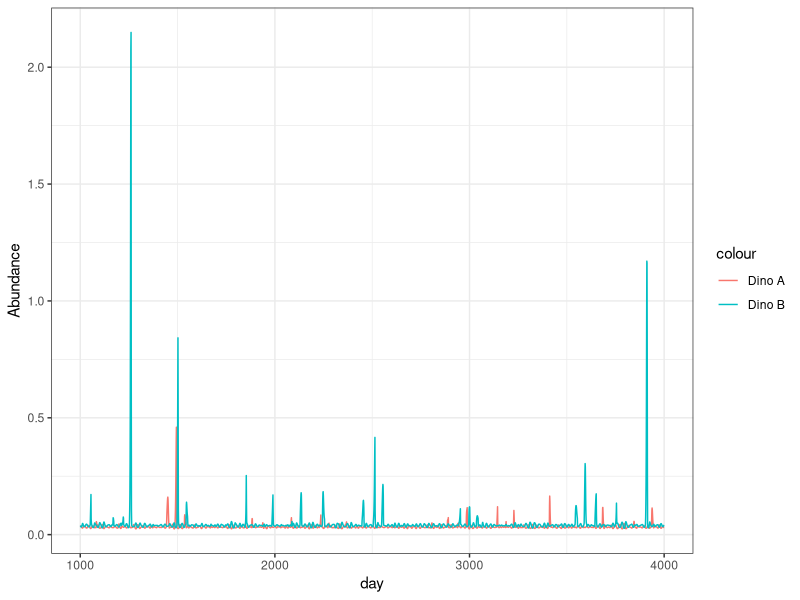
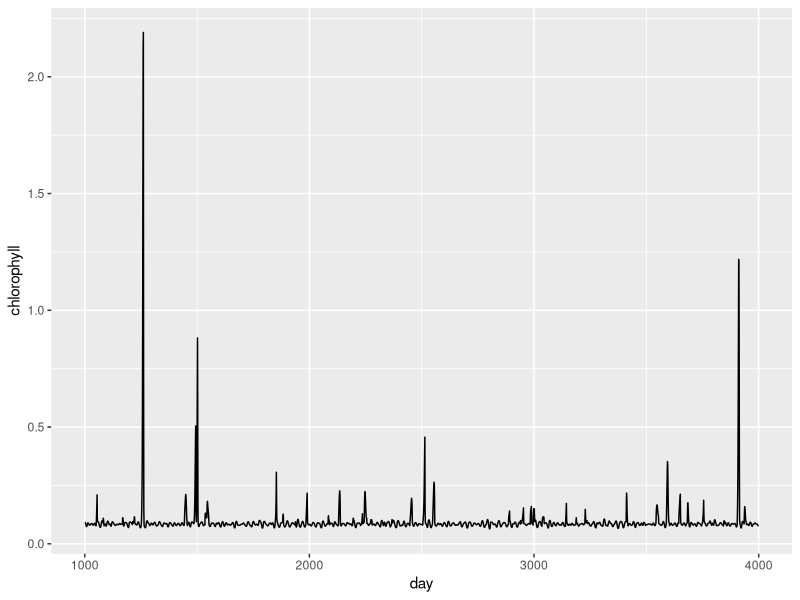
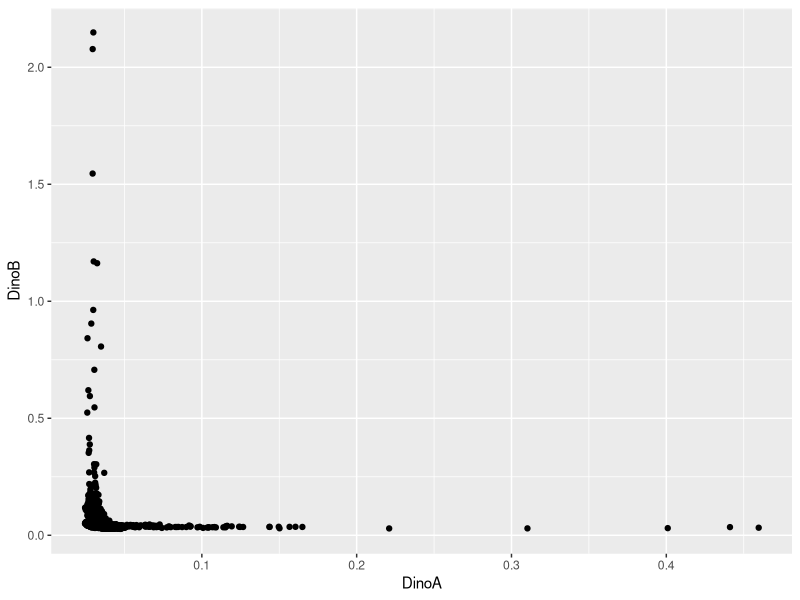

Reproduce these figures in R, in order.
## ---- chunk 1
knitr::opts_chunk$set(echo = TRUE)
library('deSolve')
library('dplyr')
library('ggplot2')

set.seed(46892013)
## ---- chunk 2
params_original <- list(d = 0.11, m1 = 0.71, m2 = 0.43, a1 = 1, a2 = .85, R2 = 5)
# params <- list(dA = 0.11, dB = 0.12, mCynB = 0.71, mDinoA = 0.43, mDinoB = 0.41, 
#                 aCynB = 1, aDinoA = .85, aDinoB = .82, RCynB = .8, RDinoA = 5, RDinoB = 4.8,
#                 mld_critA = 22, mld_critB = 19)
# 
params <- list(dA = 0.11, dB = 0.14, mCynB = 0.71, mDinoA = 0.43, mDinoB = 0.38, 
                aCynB = 1, aDinoA = .85, aDinoB = .82, RCynB = .8, RDinoA = 5, RDinoB = 5.5,
                mld_critA = 10, mld_critB = 19)

## ---- chunk 3
state_vars <- c('NAdeep','NAeuph','NBdeep','NBeuph','CynB','DinoA','DinoB','QNA','QNB')
## ---- chunk 4
En_freq <- 15
EA_phases <-  runif(En_freq,0,2)
EA_amps <- seq(from=.5,to=1.5,length.out=En_freq)
EA_Ts <- seq(125,270,length.out = En_freq)*2

fEA <- function(ts) vapply(ts,function(t) {50 - sum( sapply(1:En_freq, function(i) 50*EA_amps[i]*sinpi(t/(EA_Ts[i])+EA_phases[i])^4/sum(EA_amps)) )
},1)

EB_phases <-  runif(En_freq,0,2)
EB_amps <- seq(from=.5,to=1.5,length.out=En_freq)
EB_Ts <- seq(100,250,length.out = En_freq)*2
fEB <- function(ts) vapply(ts,function(t) {50 - sum( sapply(1:En_freq, function(i) 50*EB_amps[i]*sinpi(t/(EB_Ts[i])+EB_phases[i])^4/sum(EB_amps)) )
},1)
## ---- chunk 5
n_freq <- 10

QA_phases <-  runif(n_freq,0,2)
QA_amps <- seq(from=.75,to=1.25,length.out=n_freq)
QA_Ts <- seq(55,120,length.out = n_freq)*2

fQA <- function(t) 10*(sum( sapply(1:n_freq, function(i){
  QA_amps[i]*sinpi(t/QA_Ts[i]+QA_phases[i])^2/sum(QA_amps)
  })))^2


QB_phases <- runif(n_freq,0,2)
QB_amps <- seq(from=.75,to=1.5,length.out=n_freq)
QB_Ts <- seq(75,130,length.out = n_freq)*2
fQB <- function(t) 10*(sum( sapply(1:n_freq, function(i){
  QB_amps[i]*sinpi(t/QB_Ts[i]+QB_phases[i])^2/sum(QB_amps)
})))^2

# fQB <- function(t) 0
## ---- chunk 6
### WITH THRESHOLD
dNAdeep <- function(t,x,params){with( c(x,params), 
                                      if(fEA(t) < mld_critA){
                                        return(dA*(fQA(t) - NAdeep) - aDinoA*NAdeep*DinoA/(RDinoA + NAdeep))
                                      }else{
                                        return(dA*(fQA(t) - NAdeep))
                                      }
)}
dNAeuph <- function(t,x,params){with( c(x,params),
                                      if(fEA(t) < mld_critA){
                                        return( dA*(NAdeep - NAeuph) - 
                                                  aCynB*NAeuph*CynB/(RCynB + NAeuph + NBeuph) )
                                      }else{
                                        return( dA*(NAdeep - NAeuph) - 
                                                  aCynB*NAeuph*CynB/(RCynB + NAeuph + NBeuph) - 
                                                  aDinoA*NAeuph*DinoA/(RDinoA + NAeuph) )
                                      }
)}


dNBdeep <- function(t,x,params){with( c(x,params), 
                                      if(fEB(t) < mld_critB){
                                        return(dB*(fQB(t) - NBdeep) - aDinoB*NBdeep*DinoB/(RDinoB + NBdeep))
                                      }else{
                                        return(dB*(fQB(t) - NBdeep))
                                      }
)}
dNBeuph <- function(t,x,params){with( c(x,params),
                                      if(fEB(t) < mld_critB){
                                        return( dB*(NBdeep - NBeuph) - 
                                                  aCynB*NBeuph*CynB/(RCynB + NAeuph + NBeuph) )
                                      }else{
                                        return( dB*(NBdeep - NBeuph) - 
                                                  aCynB*NBeuph*CynB/(RCynB + NAeuph + NBeuph) - 
                                                  aDinoB*NBeuph*DinoB/(RDinoB + NBeuph) )
                                      }
)}
                                      


dDinoA <-  function(t,x,params){with( c(x,params), 
                                      if(fEB(t) < mld_critA){
                                        return(aDinoA*NAdeep*DinoA/(RDinoA + NAdeep) - 
                                                 (mDinoA)*DinoA + 0.01)
                                      }else{
                                        return( aDinoA*NAeuph*DinoA/(RDinoA + NAeuph) - 
                                                  (mDinoA)*DinoA + 0.01)
                                        
                                      }
)}
dDinoB <- function(t,x,params){with( c(x,params), 
                                     if(fEA(t) < mld_critB){
                                       return(aDinoB*NBdeep*DinoB/(RDinoB + NBdeep) - 
                                                (mDinoB)*DinoB + 0.01)
                                     }else{
                                       return( aDinoB*NBeuph*DinoB/(RDinoB + NBeuph) - 
                                                 (mDinoB)*DinoB + 0.01)
                                     }
                                     
)}
dCynB <-  function(t,x,params){with( c(x,params), 
                                   aCynB*(NAeuph + NBeuph)*CynB/(RCynB + NAeuph + NBeuph) - 
                                     (mCynB)*CynB + 0.01
)}
## ---- chunk 7
dF <- function(t,x,params = params) {
  
  out <- c(
    NAdeep <- dNAdeep(t,x,params),
    NAeuph <- dNAeuph(t,x,params),
    NBdeep <- dNBdeep(t,x,params),
    NBeuph <- dNBeuph(t,x,params),
    CynB <- dCynB(t,x,params),
    DinoA <- dDinoA(t,x,params),
    DinoB <- dDinoB(t,x,params)
    )

  return(list(out))
}
## ---- chunk 8
burn <- 1000
ts_length <- 3000
tau <- 10
ts <- seq(1,burn+ts_length)*tau

params$mld_critA <- quantile(vapply(ts,fEA,1),0.05)
params$mld_critB <- quantile(vapply(ts,fEB,1),0.06)

## ---- chunk 9
x0 <- c(NAdeep=2,NAeuph=2,NBdeep=.5,NBeuph=.5,CynB=.1,DinoA=.2,DinoB=.05)



block_raw <- ode(y = x0,times = ts,func = dF,parms = params)
## ---- chunk 10
df_model <- as.data.frame(block_raw)
names(df_model) <- c('day',names(x0))

df_model <- df_model %>%
  filter(day > burn*10) %>%
  mutate(mld = fEA(day)) %>%
  mutate(wind = fEB(day)) %>%
  filter(day %% 10 == 0) %>%
  mutate(day = day/10)

## ---- chunk 11
ggplot(df_model,aes(x=day)) + geom_line(aes(y=DinoA,col='Dino A')) + geom_line(aes(y=DinoB,col='Dino B')) + theme_bw() + labs(y='Abundance')
## ---- chunk 12
ggplot(df_model,aes(x=day,y=DinoA+DinoB+.02*CynB)) + geom_line() + labs(y='chlorophyll')
## ---- chunk 13
ggplot(df_model,aes(x=DinoA,y=DinoB)) + geom_point()
